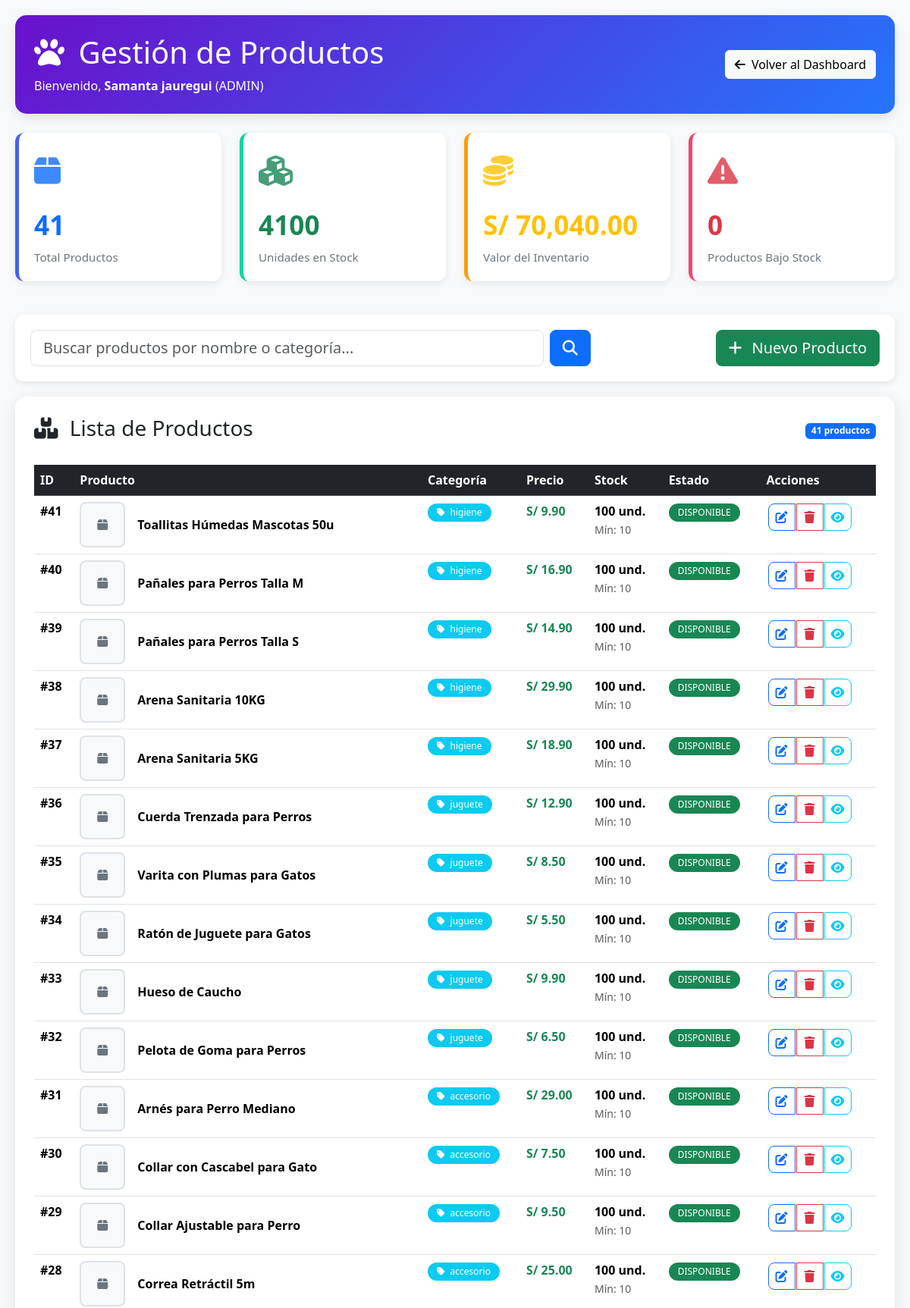
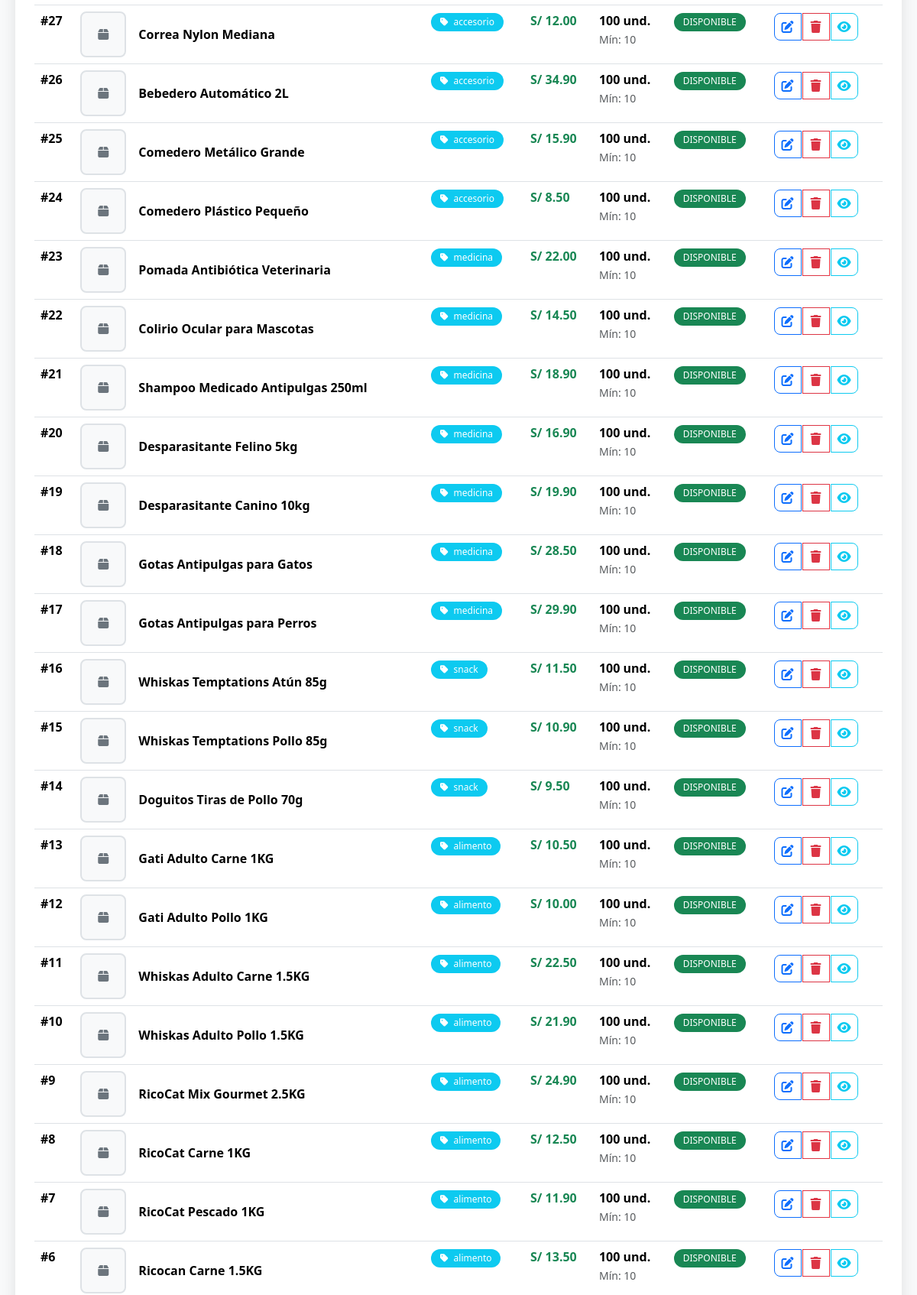
Screenshot of /dashboard/productos.php (signed in, upper part) with the database file from the repository (2 pictures, top to bottom).
### tables this page shows
CREATE TABLE `productos` (
  `id` int(11) NOT NULL,
  `nombre` varchar(100) NOT NULL,
  `categoria` varchar(80) DEFAULT NULL,
  `descripcion` text DEFAULT NULL,
  `precio` decimal(10,2) NOT NULL,
  `imagen` varchar(255) NOT NULL,
  `stock_quantity` int(11) NOT NULL DEFAULT 0,
  `stock_minimo` int(11) DEFAULT 10,
  `costo` decimal(10,2) DEFAULT 0.00,
  `fecha_actualizacion` timestamp NOT NULL DEFAULT current_timestamp() ON UPDATE current_timestamp()
);

### dashboard/productos.php (the view, shortened to what this page needs)
<?php
$conn = new mysqli(DB_HOST, DB_USER, DB_PASS, DB_NAME);
$busqueda = $_GET['busqueda'] ?? '';
$sql = "SELECT * FROM productos";
$sql .= " ORDER BY id DESC LIMIT 100";
$result = $conn->query($sql);
$sql_stats = "SELECT
    COUNT(*) as total,
    SUM(stock_quantity) as total_stock,
    SUM(precio * stock_quantity) as valor_total,
    SUM(CASE WHEN stock_quantity <= stock_minimo THEN 1 ELSE 0 END) as bajo_stock
    FROM productos";
$stats_result = $conn->query($sql_stats);
$stats = $stats_result ? $stats_result->fetch_assoc() : [
    'total' => 0,
    'total_stock' => 0,
    'valor_total' => 0,
    'bajo_stock' => 0
];
?>
<!DOCTYPE html>
<html lang="es">
<head>
    <link href="https://cdn.jsdelivr.net/npm/bootstrap@5.3.2/dist/css/bootstrap.min.css" rel="stylesheet">
    <link rel="stylesheet" href="https://cdnjs.cloudflare.com/ajax/libs/font-awesome/6.4.0/css/all.min.css">
</head>
<body>
    <div class="header">
        <div class="d-flex justify-content-between align-items-center">
            <div>
                <h1><i class="fas fa-paw me-2"></i> Gestión de Productos</h1>
                <p class="mb-0">Bienvenido, <strong><?php echo $_SESSION['user_name'] ?? 'Usuario'; ?></strong>
                (<?php echo $_SESSION['user_role'] ?? 'VENDEDOR'; ?>)</p>
            </div>
            <div>
                <a href="index.php" class="btn btn-light">
                    <i class="fas fa-arrow-left me-1"></i> Volver al Dashboard
                </a>
            </div>
        </div>
    </div>
    <div class="row mb-4">
        <div class="col-md-3">
            <div class="stat-card" style="border-left-color: #4361ee;">
                <div class="stat-icon text-primary">
                    <i class="fas fa-box"></i>
                </div>
                <div class="stat-value text-primary">
                    <?php echo $stats['total']; ?>
                </div>
                <div class="stat-label">Total Productos</div>
            </div>
        </div>
        <div class="col-md-3">
            <div class="stat-card" style="border-left-color: #06d6a0;">
                <div class="stat-icon text-success">
                    <i class="fas fa-cubes"></i>
                </div>
                <div class="stat-value text-success">
                    <?php echo $stats['total_stock']; ?>
                </div>
                <div class="stat-label">Unidades en Stock</div>
            </div>
        </div>
        <div class="col-md-3">
            <div class="stat-card" style="border-left-color: #ff9e00;">
                <div class="stat-icon text-warning">
                    <i class="fas fa-coins"></i>
                </div>
                <div class="stat-value text-warning">
                    S/ <?php echo number_format($stats['valor_total'], 2); ?>
                </div>
                <div class="stat-label">Valor del Inventario</div>
            </div>
        </div>
        <div class="col-md-3">
            <div class="stat-card" style="border-left-color: #ef476f;">
                <div class="stat-icon text-danger">
                    <i class="fas fa-exclamation-triangle"></i>
                </div>
                <div class="stat-value text-danger">
                    <?php echo $stats['bajo_stock']; ?>
                </div>
                <div class="stat-label">Productos Bajo Stock</div>
            </div>
        </div>
    </div>
    <div class="search-box">
        <div class="row align-items-center">
            <div class="col-md-8">
                <form method="GET" class="d-flex gap-2">
                    <input type="text" class="form-control form-control-lg"
                           name="busqueda"
                           value="<?php echo htmlspecialchars($busqueda); ?>"
                           placeholder="Buscar productos por nombre o categoría...">
                    <button type="submit" class="btn btn-primary btn-lg">
                        <i class="fas fa-search"></i>
                    </button>
                </form>
            </div>
            <div class="col-md-4 text-end">
                <button class="btn btn-success btn-lg" data-bs-toggle="modal" data-bs-target="#modalAgregar">
                    <i class="fas fa-plus me-2"></i> Nuevo Producto
                </button>
            </div>
        </div>
    </div>
    <div class="main-container">
        <div class="d-flex justify-content-between align-items-center mb-4">
            <h3><i class="fas fa-boxes me-2"></i> Lista de Productos</h3>
            <span class="badge bg-primary"><?php echo $result->num_rows; ?> productos</span>
        </div>
        <?php if($result->num_rows > 0): ?>
        <div class="table-responsive">
            <table class="table table-hover">
                <thead class="table-dark">
                    <tr>
                        <th>ID</th>
                        <th>Producto</th>
                        <th>Categoría</th>
                        <th>Precio</th>
                        <th>Stock</th>
                        <th>Estado</th>
                        <th>Acciones</th>
                    </tr>
                </thead>
                <tbody>
                    <?php while($producto = $result->fetch_assoc()):
                        $estado = '';
                        $badge_class = '';
                        if ($producto['stock_quantity'] == 0) {
                            $estado = 'AGOTADO';
                            $badge_class = 'bg-danger';
                        } elseif ($producto['stock_quantity'] <= $producto['stock_minimo']) {
                            $estado = 'BAJO STOCK';
                            $badge_class = 'bg-warning text-dark';
                        } else {
                            $estado = 'DISPONIBLE';
                            $badge_class = 'bg-success';
                        }
                    ?>
                    <tr>
                        <td><strong>#<?php echo $producto['id']; ?></strong></td>
                        <td>
                            <div class="d-flex align-items-center">
                                <?php if(!empty($producto['imagen']) && file_exists('../imagenes/' . $producto['imagen'])): ?>
                                <img src="../imagenes/<?php echo $producto['imagen']; ?>"
                                     class="product-img me-3">
                                <?php else: ?>
                                <div class="product-img me-3 bg-light d-flex align-items-center justify-content-center">
                                    <i class="fas fa-box text-secondary"></i>
                                </div>
                                <?php endif; ?>
                                <div>
                                    <strong><?php echo htmlspecialchars($producto['nombre']); ?></strong>
                                </div>
                            </div>
                        </td>
                        <td>
                            <span class="badge bg-info badge-custom">
                                <i class="fas fa-tag me-1"></i>
                                <?php echo $producto['categoria']; ?>
                            </span>
                        </td>
                        <td>
                            <span class="fw-bold text-success">
                                S/ <?php echo number_format($producto['precio'], 2); ?>
                            </span>
                        </td>
                        <td>
                            <div class="fw-bold"><?php echo $producto['stock_quantity']; ?> und.</div>
                            <small class="text-muted">Mín: <?php echo $producto['stock_minimo']; ?></small>
                        </td>
                        <td>
                            <span class="badge <?php echo $badge_class; ?> badge-custom">
                                <?php echo $estado; ?>
                            </span>
                        </td>
                        <td>
                            <div class="btn-group">
                                <button class="btn btn-outline-primary btn-action"
                                        onclick="editarProducto(<?php echo $producto['id']; ?>)"
                                        title="Editar">
                                    <i class="fas fa-edit"></i>
                                </button>
                                <?php if($_SESSION['user_role'] === 'ADMIN'): ?>
                                <button class="btn btn-outline-danger btn-action"
                                        onclick="eliminarProducto(<?php echo $producto['id']; ?>, '<?php echo addslashes($producto['nombre']); ?>')"
                                        title="Eliminar">
                                    <i class="fas fa-trash"></i>
                                </button>
                                <?php endif; ?>
                                <button class="btn btn-outline-info btn-action"
                                        onclick="verDetalles(<?php echo $producto['id']; ?>)"
                                        title="Detalles">
                                    <i class="fas fa-eye"></i>
                                </button>
                            </div>
                        </td>
                    </tr>
                    <?php endwhile; ?>
                </tbody>
            </table>
        </div>
        <?php endif; ?>
    </div>
</body>
</html>

### dashboard/productos.php (style rules this page uses)
body { background: #f8f9fa; padding: 20px; font-family: 'Segoe UI', Tahoma, Geneva, Verdana, sans-serif; }
.header { background: linear-gradient(135deg, #6a11cb 0%, #2575fc 100%); color: white; padding: 25px; border-radius: 15px; margin-bottom: 25px; box-shadow: 0 5px 15px rgba(0,0,0,0.1); }
.stat-card { background: white; border-radius: 12px; padding: 20px; margin-bottom: 20px; box-shadow: 0 3px 10px rgba(0,0,0,0.08); transition: transform 0.3s; border-left: 5px solid; }
.stat-icon { font-size: 2.5rem; margin-bottom: 15px; opacity: 0.8; }
.stat-value { font-size: 2.2rem; font-weight: bold; margin-bottom: 5px; }
.stat-label { color: #6c757d; font-size: 0.95rem; }
.main-container { background: white; border-radius: 15px; padding: 25px; box-shadow: 0 5px 20px rgba(0,0,0,0.1); }
.product-img { width: 60px; height: 60px; object-fit: cover; border-radius: 8px; border: 2px solid #dee2e6; }
.btn-action { width: 36px; height: 36px; padding: 0; border-radius: 8px; display: inline-flex; align-items: center; justify-content: center; margin: 2px; }
.badge-custom { padding: 6px 12px; border-radius: 20px; font-weight: 500; }
.search-box { background: white; padding: 20px; border-radius: 12px; margin-bottom: 20px; box-shadow: 0 3px 10px rgba(0,0,0,0.08); }

### rows the page displays
productos: id "41", nombre "Toallitas Húmedas Mascotas 50u", categoria "higiene", precio "9.90", stock_quantity "100", stock_minimo "10", estado "DISPONIBLE"
productos: id "40", nombre "Pañales para Perros Talla M", categoria "higiene", precio "16.90", stock_quantity "100", stock_minimo "10", estado "DISPONIBLE"
productos: id "39", nombre "Pañales para Perros Talla S", categoria "higiene", precio "14.90", stock_quantity "100", stock_minimo "10", estado "DISPONIBLE"
productos: id "38", nombre "Arena Sanitaria 10KG", categoria "higiene", precio "29.90", stock_quantity "100", stock_minimo "10", estado "DISPONIBLE"
productos: id "37", nombre "Arena Sanitaria 5KG", categoria "higiene", precio "18.90", stock_quantity "100", stock_minimo "10", estado "DISPONIBLE"
productos: id "36", nombre "Cuerda Trenzada para Perros", categoria "juguete", precio "12.90", stock_quantity "100", stock_minimo "10", estado "DISPONIBLE"
productos: id "35", nombre "Varita con Plumas para Gatos", categoria "juguete", precio "8.50", stock_quantity "100", stock_minimo "10", estado "DISPONIBLE"
productos: id "34", nombre "Ratón de Juguete para Gatos", categoria "juguete", precio "5.50", stock_quantity "100", stock_minimo "10", estado "DISPONIBLE"
productos: id "33", nombre "Hueso de Caucho", categoria "juguete", precio "9.90", stock_quantity "100", stock_minimo "10", estado "DISPONIBLE"
productos: id "32", nombre "Pelota de Goma para Perros", categoria "juguete", precio "6.50", stock_quantity "100", stock_minimo "10", estado "DISPONIBLE"
productos: id "31", nombre "Arnés para Perro Mediano", categoria "accesorio", precio "29.00", stock_quantity "100", stock_minimo "10", estado "DISPONIBLE"
productos: id "30", nombre "Collar con Cascabel para Gato", categoria "accesorio", precio "7.50", stock_quantity "100", stock_minimo "10", estado "DISPONIBLE"
productos: id "29", nombre "Collar Ajustable para Perro", categoria "accesorio", precio "9.50", stock_quantity "100", stock_minimo "10", estado "DISPONIBLE"
productos: id "28", nombre "Correa Retráctil 5m", categoria "accesorio", precio "25.00", stock_quantity "100", stock_minimo "10", estado "DISPONIBLE"
productos: id "27", nombre "Correa Nylon Mediana", categoria "accesorio", precio "12.00", stock_quantity "100", stock_minimo "10", estado "DISPONIBLE"
productos: id "26", nombre "Bebedero Automático 2L", categoria "accesorio", precio "34.90", stock_quantity "100", stock_minimo "10", estado "DISPONIBLE"
productos: id "25", nombre "Comedero Metálico Grande", categoria "accesorio", precio "15.90", stock_quantity "100", stock_minimo "10", estado "DISPONIBLE"
productos: id "24", nombre "Comedero Plástico Pequeño", categoria "accesorio", precio "8.50", stock_quantity "100", stock_minimo "10", estado "DISPONIBLE"
productos: id "23", nombre "Pomada Antibiótica Veterinaria", categoria "medicina", precio "22.00", stock_quantity "100", stock_minimo "10", estado "DISPONIBLE"
productos: id "22", nombre "Colirio Ocular para Mascotas", categoria "medicina", precio "14.50", stock_quantity "100", stock_minimo "10", estado "DISPONIBLE"
productos: id "21", nombre "Shampoo Medicado Antipulgas 250ml", categoria "medicina", precio "18.90", stock_quantity "100", stock_minimo "10", estado "DISPONIBLE"
productos: id "20", nombre "Desparasitante Felino 5kg", categoria "medicina", precio "16.90", stock_quantity "100", stock_minimo "10", estado "DISPONIBLE"
productos: id "19", nombre "Desparasitante Canino 10kg", categoria "medicina", precio "19.90", stock_quantity "100", stock_minimo "10", estado "DISPONIBLE"
productos: id "18", nombre "Gotas Antipulgas para Gatos", categoria "medicina", precio "28.50", stock_quantity "100", stock_minimo "10", estado "DISPONIBLE"
productos: id "17", nombre "Gotas Antipulgas para Perros", categoria "medicina", precio "29.90", stock_quantity "100", stock_minimo "10", estado "DISPONIBLE"
productos: id "16", nombre "Whiskas Temptations Atún 85g", categoria "snack", precio "11.50", stock_quantity "100", stock_minimo "10", estado "DISPONIBLE"
productos: id "15", nombre "Whiskas Temptations Pollo 85g", categoria "snack", precio "10.90", stock_quantity "100", stock_minimo "10", estado "DISPONIBLE"
productos: id "14", nombre "Doguitos Tiras de Pollo 70g", categoria "snack", precio "9.50", stock_quantity "100", stock_minimo "10", estado "DISPONIBLE"
productos: id "13", nombre "Gati Adulto Carne 1KG", categoria "alimento", precio "10.50", stock_quantity "100", stock_minimo "10", estado "DISPONIBLE"
productos: id "12", nombre "Gati Adulto Pollo 1KG", categoria "alimento", precio "10.00", stock_quantity "100", stock_minimo "10", estado "DISPONIBLE"
productos: id "11", nombre "Whiskas Adulto Carne 1.5KG", categoria "alimento", precio "22.50", stock_quantity "100", stock_minimo "10", estado "DISPONIBLE"
productos: id "10", nombre "Whiskas Adulto Pollo 1.5KG", categoria "alimento", precio "21.90", stock_quantity "100", stock_minimo "10", estado "DISPONIBLE"
productos: id "9", nombre "RicoCat Mix Gourmet 2.5KG", categoria "alimento", precio "24.90", stock_quantity "100", stock_minimo "10", estado "DISPONIBLE"
productos: id "8", nombre "RicoCat Carne 1KG", categoria "alimento", precio "12.50", stock_quantity "100", stock_minimo "10", estado "DISPONIBLE"
productos: id "7", nombre "RicoCat Pescado 1KG", categoria "alimento", precio "11.90", stock_quantity "100", stock_minimo "10", estado "DISPONIBLE"
productos: id "6", nombre "Ricocan Carne 1.5KG", categoria "alimento", precio "13.50", stock_quantity "100", stock_minimo "10", estado "DISPONIBLE"

### other values shown
$_SESSION['user_name'] "Samanta jauregui"
$_SESSION['user_role'] "ADMIN"
$stats['total'] "41"
$stats['total_stock'] "4100"
$stats['valor_total'] "70,040.00"
$stats['bajo_stock'] "0"
$result->num_rows "41"
